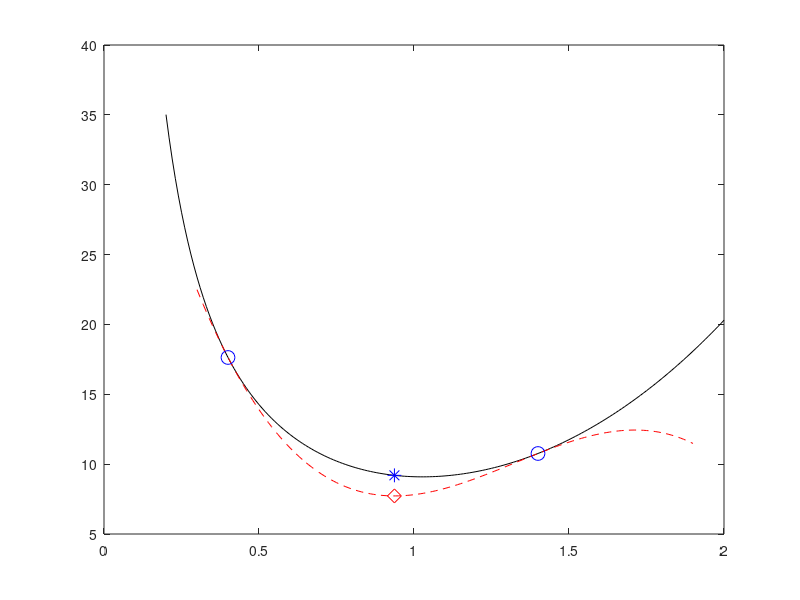

Source code (MATLAB):
% 例程 2.11  三次插值模型的应用
%  函数：y = 2.1*x^3 + 7/x，区间范围 [0.2, 2]
%  第一步：绘制函数曲线
x = 0.2: 0.01: 2;
y = (2.1*(x.^3)) + (7./x);
figure(1)
plot(x, y, 'k');
hold on;
%  选取2个采样点
x1 = 0.4;
y1 = (2.1*(x1^3)) + (7/x1);
yd1 = (6.3*(x1^2)) - (7/(x1^2));
x2 = 1.4;
y2 = (2.1*(x2^3)) + (7/x2);
yd2 = (6.3*(x2^2)) - (7/(x2^2));
%  通过线性方程组 Ac = b 求解三次模型系数
A = [1, x1, x1^2, x1^3; ...
    0, 1, 2*x1, 3*(x1^2); ...
    1, x2, x2^2, x2^3; ...
    0, 1, 2*x2, 3*(x2^2)];
b = [y1; yd1; y2; yd2];
c = A\b;
%  绘制三次插值模型曲线与2个采样点
x = 0.3: 0.01: 1.9;  %  模型曲线的绘制区间（更短的取值范围）
M = c(1) + (c(2).*x) + (c(3)*(x.^2)) + (c(4)*(x.^3));
plot(x, M, 'r--');
plot(x1, y1, 'bo', 'MarkerSize', 10);
plot(x2, y2, 'bo', 'MarkerSize', 10);
%  计算并绘制三次模型的极小值点
mx = (-c(3) + sqrt(c(3)^2 - (3*c(2)*c(4))))/(3*c(4));
my = c(1) + (c(2)*mx) + (c(3)*mx^2) + (c(4)*mx^3);
plot(mx, my, 'rd', 'MarkerSize', 10);
%  计算并绘制原函数在mx处的函数值
qy = (2.1*(mx^3)) + (7/mx);
plot(mx, qy, 'b*', 'MarkerSize', 10);
mx
